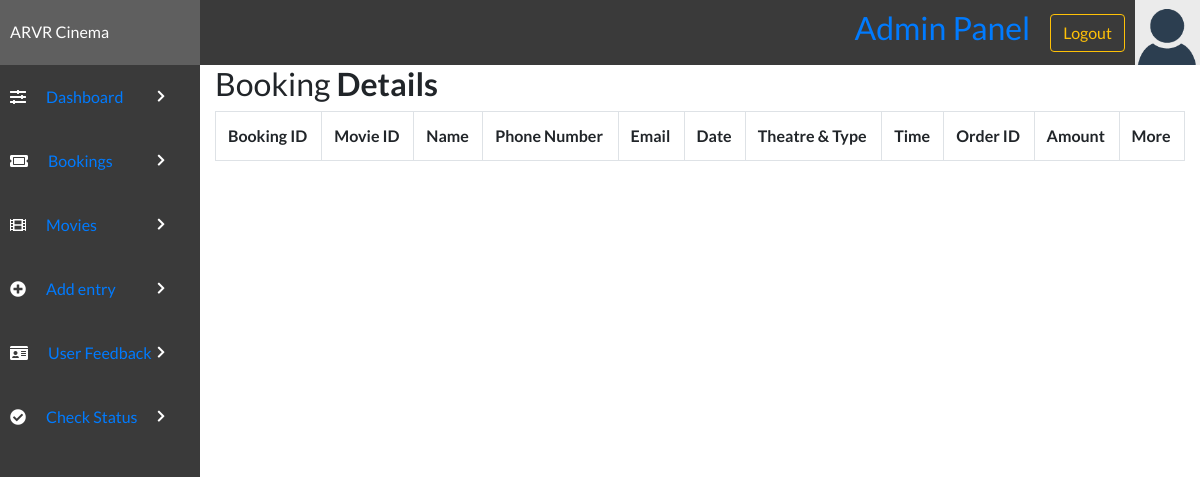
Page /admin/view.php (signed in) on the earlier database version.
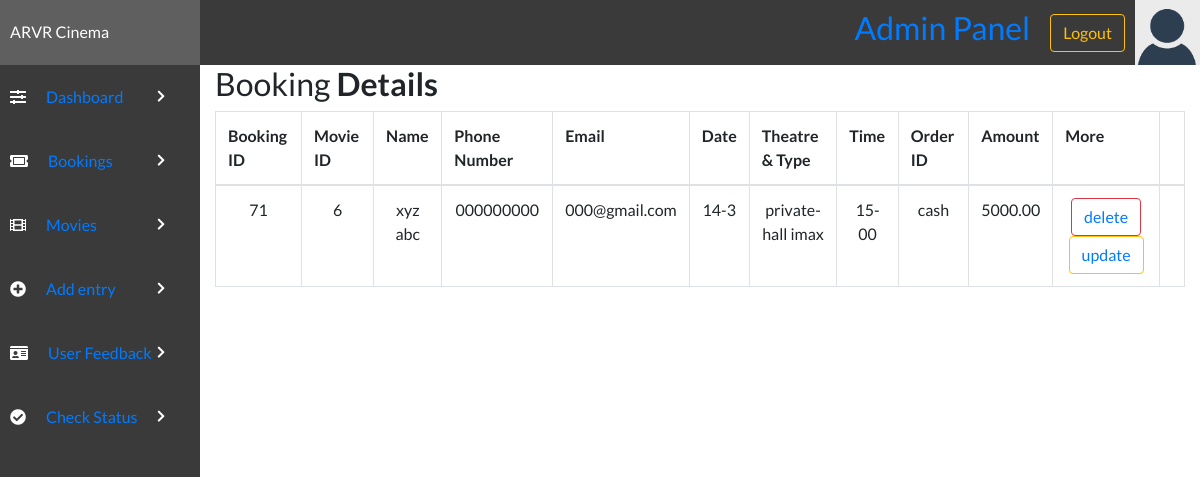
Same page on the later database version.
### tables this page shows
CREATE TABLE `bookingtable` (
  `bookingID` int(11) NOT NULL,
  `movieID` int(11) DEFAULT NULL,
  `bookingTheatre` varchar(100) NOT NULL,
  `bookingType` varchar(100) DEFAULT NULL,
  `bookingDate` varchar(50) NOT NULL,
  `bookingTime` varchar(50) NOT NULL,
  `bookingFName` varchar(100) NOT NULL,
  `bookingLName` varchar(100) DEFAULT NULL,
  `bookingPNumber` varchar(12) NOT NULL,
  `bookingEmail` varchar(255) NOT NULL,
  `amount` varchar(255) NOT NULL,
  `ORDERID` varchar(255) NOT NULL,
  `DATE-TIME` datetime NOT NULL DEFAULT current_timestamp()
);

### admin/view.php (the view, shortened to what this page needs)
<?php
include "config.php";
?>
<!DOCTYPE html>
<html lang="en">
<head>
    <link rel="stylesheet" href="../style/styles.css">
    <link rel="stylesheet" href="https://use.fontawesome.com/releases/v5.7.2/css/all.css">
    <link rel="stylesheet" href="https://cdnjs.cloudflare.com/ajax/libs/twitter-bootstrap/4.5.2/css/bootstrap.css">
    <link rel="stylesheet" href="https://cdn.datatables.net/1.10.22/css/dataTables.bootstrap4.min.css">
    <link rel="stylesheet" href="https://maxcdn.bootstrapcdn.com/bootstrap/4.0.0/css/bootstrap.min.css">
</head>
<body>
    <?php include('header.php'); ?>
    <div class="admin-container">
        <?php include('sidebar.php'); ?>
        <div class="container-lg">
            <div class="table-responsive">
                <div class="table-wrapper">
                    <div class="table-title">
                        <div class="row">
                            <div class="col-sm-8">
                                <h2>Booking <b>Details</b></h2>
                            </div>
                        </div>
                    </div>
                    <table class="table table-bordered" id="dataTable" width="100%" cellspacing="0">
                        <tr>
                            <th>Booking ID</th>
                            <th>Movie ID</th>
                            <th>Name</th>
                            <th>Phone Number</th>
                            <th>Email</th>
                            <th>Date</th>
                            <th>Theatre & Type</th>
                            <th>Time</th>
                            <th>Order ID</th>
                            <th>Amount</th>
                            <th>More</th>
                        </tr>
                        <tbody>
                            <?php
                            $con = mysqli_connect($host, $user, $password, $dbname);
                            $select = "SELECT * FROM `bookingtable`";
                            $run = mysqli_query($con, $select);
                            while ($row = mysqli_fetch_array($run)) {
                                $bookingid = $row['bookingID'];
                                $movieID = $row['movieID'];
                                $bookingFName = $row['bookingFName'];
                                $bookingLName = $row['bookingLName'];
                                $mobile = $row['bookingPNumber'];
                                $email = $row['bookingEmail'];
                                $date = $row['bookingDate'];
                                $theatre = $row['bookingTheatre'];
                                $type = $row['bookingType'];
                                $time = $row['bookingTime'];
                                $ORDERID = $row['ORDERID'];
                                $amount = $row['amount'];
                            ?>
                                <tr align="center">
                                <td><?php echo $bookingid; ?></td>
                                    <td><?php echo $movieID; ?></td>
                                    <td><?php echo $bookingFName . ' ' . $bookingLName; ?></td>
                                    <td><?php echo $mobile; ?></td>
                                    <td><?php echo $email; ?></td>
                                    <td><?php echo $date; ?></td>
                                    <td><?php echo $theatre . ' ' . $type; ?></td>
                                    <td><?php echo $time; ?></td>
                                    <td><?php echo $ORDERID; ?></td>
                                    <td><?php echo $amount; ?></td>
                                    <td><button type="submit" type="button" class="btn btn-outline-danger"><?php echo  "<a href='deleteBooking.php?id=" . $row['bookingID'] . "' >delete</a>"; ?></button><button name="update"  type="submit" onclick="" type="button" class="btn btn-outline-warning"><?php echo  "<a href='editBooking.php?id=" . $row['bookingID'] . "'>update</a>"; ?></button></td>
                                    <td></td>
                                </tr>
                            <?php }
                            ?>
                        </tbody>
                    </table>
                </div>
            </div>
        </div>
    </div>
</body>
</html>

### admin/header.php (shortened to what this page needs)
<div class="admin-section-header">
    <div class="admin-logo">
        ARVR Cinema
    </div>
    <div class="admin-login-info">
        <div style="padding: 0 20px;">
            <h2><a href="#">Admin Panel</a></h2>
        </div>
        <form method='post' action="">
            <input type="submit" value="Logout" class="btn btn-outline-warning" name="but_logout">
        </form>
        <img class="admin-user-avatar" src="../img/avatar.png" alt="">
    </div>
</div>

### admin/sidebar.php
<div class="admin-section admin-section1">
    <ul>
        <li><i class="fas fa-sliders-h"></i><a href="admin.php">Dashboard </a><i class="fas admin-dropdown fa-chevron-right"></i></li>
        <li><i class="fas fa-ticket-alt"></i><a href="view.php">Bookings</a> <i class="fas admin-dropdown fa-chevron-right"></i></li>
        <li><i class="fas fa-film"></i><a href="addmovie.php">Movies</a> <i class="fas admin-dropdown fa-chevron-right"></i></a></li>
        <li><i class="fas fa-plus-circle"></i><a href="add.php">Add entry</a> <i class="fas admin-dropdown fa-chevron-right"></i></a></li>
        <li><i class="fas fa-id-card"></i><a href="contactus.php">User Feedback</a> <i class="fas admin-dropdown fa-chevron-right"></i></a></li>
        <li><i class="fa fa-check-circle"></i><a href="../TxnStatus.php" target="_blank">Check Status</a> <i class="fas admin-dropdown fa-chevron-right"></i></a></li>
    </ul>
</div>

### style/styles.css (style rules this page uses)
* { margin: 0; padding: 0; box-sizing: border-box; font-family: "Lato", sans-serif; text-decoration: none; color: unset; }
.admin-dropdown { float: right; font-style: normal; margin-left: 3px; font-size: 13px; position: absolute; right: 15px; top: 25px; margin: 0; }
.admin-section-header { color: #fff; width: 100%; background-color: #3a3a3a; display: grid; grid-template-columns: 1fr 5fr; }
.admin-user-avatar { width: 65px; }
.admin-login-info { display: flex; align-items: center; justify-content: flex-end; }
.admin-login-info img { margin-left: 10px; }
.admin-logo { padding: 20px 10px; background-color: #5f5f5f; }
.admin-container { display: grid; grid-template-columns: 1fr 5fr; }
.admin-section1 { background-color: #3a3a3a; height: 100vh; }
.admin-section1 ul li { width: 100%; padding: 20px 10px; background-color: #3a3a3a; color: #fff; transition: all 0.3s ease; position: relative; cursor: pointer; }
.admin-section1 ul li i { margin-right: 20px; }

Differences in the rows shown:
added bookingtable: bookingID "71", movieID "6", bookingFName "xyz", bookingLName "abc", bookingPNumber "000000000", bookingEmail "000@gmail.com", bookingDate "14-3", bookingTheatre "private-hall", bookingType "imax", bookingTime "15-00", ORDERID "cash", amount "5000.00"
